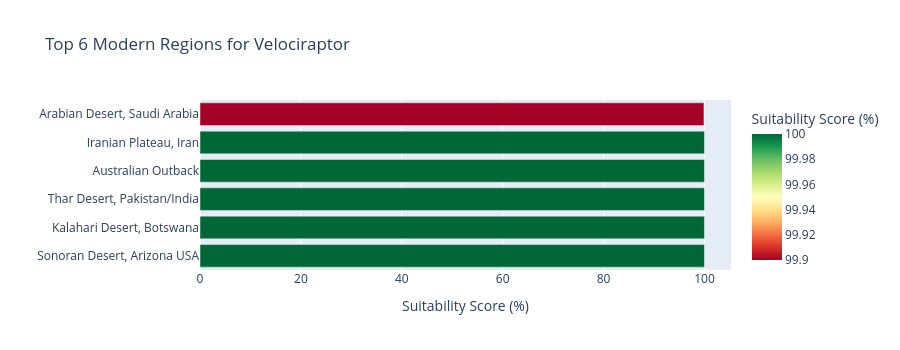

The cell this chart's notebook holds for it:
### Markdown cell above
## 5. A Natural Validation Point: Velociraptor and the Modern Gobi Desert

Sources on the Djadochta Formation (Velociraptor's home formation) state its paleoclimate
"differs little" from today's Gobi Desert. This gives a rare direct test: the model should
independently rank the modern Gobi Desert highly for Velociraptor.

### Code cell
dino_v = next(d for d in dinosaurs if d["id"] == "velociraptor")
results_v = sorted([score_region(dino_v, r) for r in regions], key=lambda r: r["suitability"], reverse=True)
gobi_rank = next(i for i, r in enumerate(results_v) if "Gobi" in r["region_name"]) + 1
print(f"Gobi Desert rank for Velociraptor: #{gobi_rank} of {len(results_v)}")

df_v = pd.DataFrame(results_v[:6])
fig_v = px.bar(
    df_v, x="suitability", y="region_name", orientation="h", color="suitability",
    color_continuous_scale="RdYlGn", title="Top 6 Modern Regions for Velociraptor",
    labels={"suitability": "Suitability Score (%)", "region_name": ""}
)
fig_v.update_layout(height=350, showlegend=False)
fig_v.show()

### Figure 1 — Plotly figure (JSON) as saved in the notebook; plotly's stock layout.template omitted (floating-point values rounded to 4 significant figures)
{"data": [{"hovertemplate": "Suitability Score (%)=%{marker.color}<br>=%{y}<extra></extra>", "legendgroup": "", "marker": {"color": [100.0, 100.0, 100.0, 100.0, 100.0, 99.9], "coloraxis": "coloraxis", "pattern": {"shape": ""}}, "name": "", "orientation": "h", "showlegend": false, "textposition": "auto", "type": "bar", "x": [100.0, 100.0, 100.0, 100.0, 100.0, 99.9], "xaxis": "x", "y": ["Sonoran Desert, Arizona USA", "Kalahari Desert, Botswana", "Thar Desert, Pakistan/India", "Australian Outback", "Iranian Plateau, Iran", "Arabian Desert, Saudi Arabia"], "yaxis": "y"}], "layout": {"barmode": "relative", "coloraxis": {"autocolorscale": false, "colorbar": {"title": {"text": "Suitability Score (%)"}}, "colorscale": [[0.0, "rgb(165,0,38)"], [0.1, "rgb(215,48,39)"], [0.2, "rgb(244,109,67)"], [0.3, "rgb(253,174,97)"], [0.4, "rgb(254,224,139)"], [0.5, "rgb(255,255,191)"], [0.6, "rgb(217,239,139)"], [0.7, "rgb(166,217,106)"], [0.8, "rgb(102,189,99)"], [0.9, "rgb(26,152,80)"], [1.0, "rgb(0,104,55)"]]}, "height": 350, "legend": {"tracegroupgap": 0}, "showlegend": false, "title": {"text": "Top 6 Modern Regions for Velociraptor"}, "xaxis": {"anchor": "y", "domain": [0.0, 1.0], "title": {"text": "Suitability Score (%)"}}, "yaxis": {"anchor": "x", "domain": [0.0, 1.0], "title": {"text": ""}}}}
